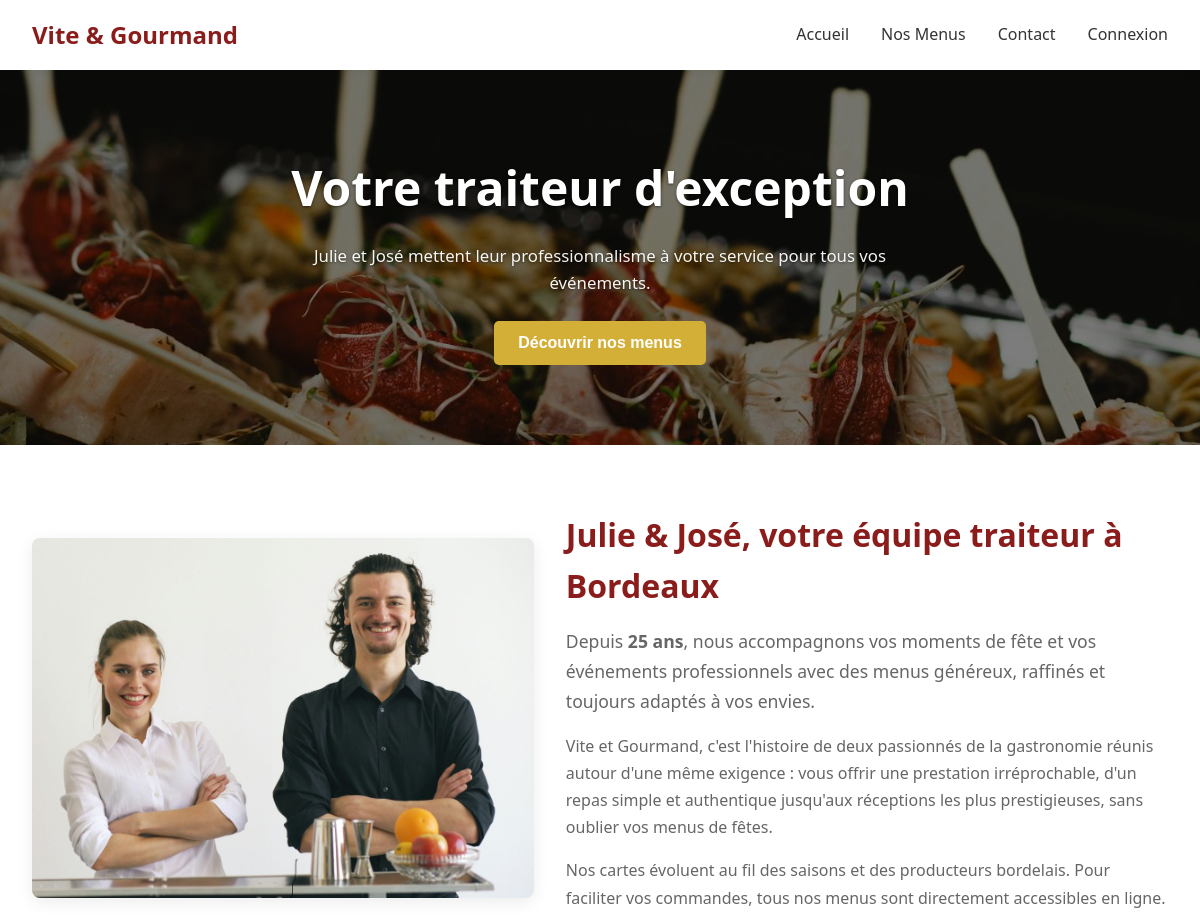
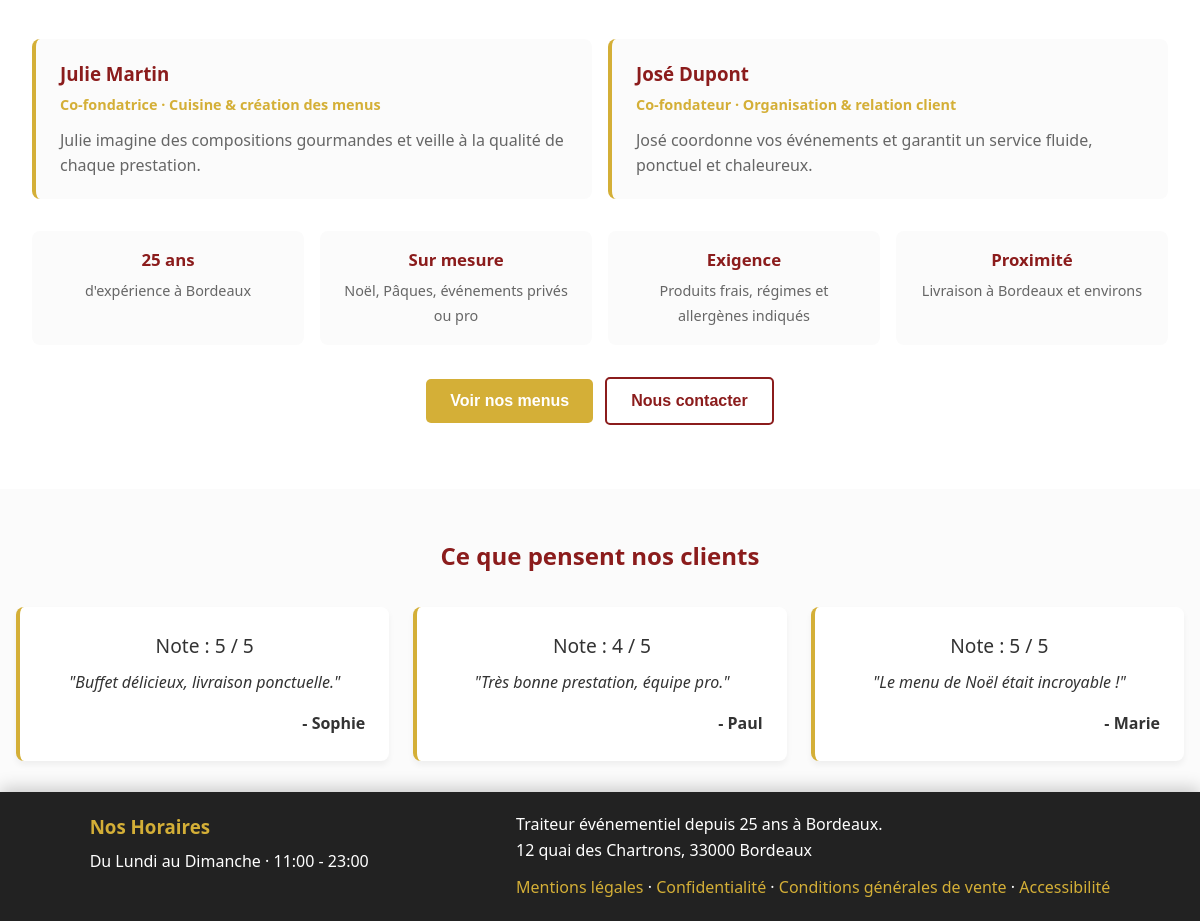
The page / on the database its author committed (2 pictures, top to bottom).
### tables this page shows
CREATE TABLE `avis` (
  `avis_id` INT NOT NULL AUTO_INCREMENT,
  `note` VARCHAR(50) NULL,
  `description` TEXT NULL,
  `statut` VARCHAR(50) NULL,
  `numero_commande` VARCHAR(50) NULL,
  `utilisateur_id` INT NOT NULL,
  PRIMARY KEY (`avis_id`),
  INDEX `fk_avis_utilisateur1_idx` (`utilisateur_id`),
  INDEX `fk_avis_commande_idx` (`numero_commande`),
  CONSTRAINT `fk_avis_utilisateur1`
    FOREIGN KEY (`utilisateur_id`) REFERENCES `utilisateur` (`utilisateur_id`),
  CONSTRAINT `fk_avis_commande`
    FOREIGN KEY (`numero_commande`) REFERENCES `Commande` (`numero_commande`)
    ON DELETE SET NULL ON UPDATE CASCADE
);

CREATE TABLE `utilisateur` (
  `utilisateur_id` INT NOT NULL AUTO_INCREMENT,
  `email` VARCHAR(100) NULL,
  `password` VARCHAR(255) NULL,
  `prenom` VARCHAR(50) NULL,
  `nom` VARCHAR(50) NULL,
  `telephone` VARCHAR(50) NULL,
  `adresse_postale` VARCHAR(255) NULL,
  `code_postal` VARCHAR(10) NULL,
  `ville` VARCHAR(50) NULL,
  `actif` TINYINT(1) NOT NULL DEFAULT 1,
  `email_verifie` TINYINT(1) NOT NULL DEFAULT 0,
  `email_token` VARCHAR(64) NULL,
  `email_token_expire` DATETIME NULL,
  `reset_token` VARCHAR(64) NULL,
  `reset_expire` DATETIME NULL,
  PRIMARY KEY (`utilisateur_id`),
  UNIQUE INDEX `idx_email_unique` (`email`)
);

### src/Controllers/HomeController.php (called while the page is built, shortened)
<?php
require_once __DIR__ . '/../Models/AvisModel.php';
class HomeController {
    public function index() {
        $avisModel = new AvisModel();
        $listeAvis = $avisModel->getAvisValides();
        require_once __DIR__ . '/../Views/home.php';
    }
}

### public/index.php (called while the page is built, shortened)
<?php
require_once __DIR__ . '/../src/Services/AssetHelper.php';
require_once __DIR__ . '/../src/Services/ViewHelper.php';
$router = new Router();
$url = trim($_GET['url'] ?? '', '/');
if ($url === '') {
    $url = '/';
}
$router->dispatch($url);

### src/Services/AssetHelper.php (called while the page is built)
<?php
class AssetHelper {
    private static function cheminAbsolu(string $relatif): string {
        return __DIR__ . '/../../public/images/' . ltrim($relatif, '/');
    }
    public static function imageUrl(?string $cheminRelatif, string $defaut = 'menus/default.svg'): string {
        $rel = trim($cheminRelatif ?? '');
        if ($rel !== '' && is_file(self::cheminAbsolu($rel))) {
            $parts = array_map('rawurlencode', explode('/', str_replace('\\', '/', $rel)));
            return BASE_URL . '/images/' . implode('/', $parts);
        }
        return BASE_URL . '/images/' . ltrim($defaut, '/');
    }
}

### config/database.php (called while the page is built, shortened)
<?php
class Database {
    private string $host;
    private string $db_name;
    private string $username;
    private string $password;
    public function __construct() {
        $config = [
            'host'     => 'localhost',
            'db_name'  => 'vite_gourmand',
            'username' => 'root',
            'password' => '',
        ];
        $local = __DIR__ . '/database.local.php';
        $this->host     = $config['host'];
        $this->db_name  = $config['db_name'];
        $this->username = $config['username'];
        $this->password = $config['password'];
    }
    public function getConnection() {
        $this->conn = null;
        try {
            $this->conn = new PDO(
                'mysql:host=' . $this->host . ';dbname=' . $this->db_name . ';charset=utf8mb4',
                $this->username,
                $this->password
            );
            $this->conn->setAttribute(PDO::ATTR_ERRMODE, PDO::ERRMODE_EXCEPTION);
            $this->conn->setAttribute(PDO::ATTR_DEFAULT_FETCH_MODE, PDO::FETCH_ASSOC);
        } catch (PDOException $exception) {
            echo 'Erreur de connexion à la base de données : ' . $exception->getMessage();
        }
        return $this->conn;
    }
}

### src/Models/AvisModel.php (called while the page is built, shortened)
<?php
require_once __DIR__ . '/../../config/database.php';
class AvisModel {
    private $conn;
    public function __construct() {
        $database = new Database();
        $this->conn = $database->getConnection();
    }
    public function getAvisValides() {
        $query = "
            SELECT a.note, a.description, u.prenom
            FROM avis a
            JOIN utilisateur u ON a.utilisateur_id = u.utilisateur_id
            WHERE a.statut = 'valide'
            ORDER BY a.avis_id DESC
            LIMIT 3
        ";
        $stmt = $this->conn->prepare($query);
        $stmt->execute();
        return $stmt->fetchAll();
    }
}

### src/Views/home.php (the view, shortened to what this page needs)
<?php
$bannerUrl = AssetHelper::imageUrl('banner-accueil.jpg');
?>
<section class="menus-hero home-hero" style="background-image: url('<?= htmlspecialchars($bannerUrl) ?>')">
    <h1>Votre traiteur d'exception</h1>
    <p>Julie et José mettent leur professionnalisme à votre service pour tous vos événements.</p>
    <?= ViewHelper::btnNav(BASE_URL . '/menus', 'Découvrir nos menus') ?>
</section>
<section class="presentation" aria-labelledby="presentation-titre">
    <div class="presentation-inner">
        <div class="presentation-visuel">
            <img src="<?= htmlspecialchars(AssetHelper::imageUrl('julie-josee.jpg')) ?>"
                 alt="Julie et José, fondateurs de Vite et Gourmand" width="2669" height="1918" loading="lazy">
        </div>
        <div class="presentation-texte">
            <h2 id="presentation-titre">Julie &amp; José, votre équipe traiteur à Bordeaux</h2>
            <p class="presentation-lead">
                Depuis <strong>25 ans</strong>, nous accompagnons vos moments de fête et vos événements
                professionnels avec des menus généreux, raffinés et toujours adaptés à vos envies.
            </p>
            <p>
                Vite et Gourmand, c'est l'histoire de deux passionnés de la gastronomie réunis autour
                d'une même exigence : vous offrir une prestation irréprochable, d'un repas simple et
                authentique jusqu'aux réceptions les plus prestigieuses, sans oublier vos menus de fêtes.
            </p>
            <p>
                Nos cartes évoluent au fil des saisons et des producteurs bordelais. Pour faciliter vos
                commandes, tous nos menus sont directement accessibles en ligne.
            </p>
        </div>
        <div class="presentation-equipe">
            <article class="presentation-card">
                <h3>Julie Martin</h3>
                <p class="presentation-role">Co-fondatrice · Cuisine &amp; création des menus</p>
                <p>Julie imagine des compositions gourmandes et veille à la qualité de chaque prestation.</p>
            </article>
            <article class="presentation-card">
                <h3>José Dupont</h3>
                <p class="presentation-role">Co-fondateur · Organisation &amp; relation client</p>
                <p>José coordonne vos événements et garantit un service fluide, ponctuel et chaleureux.</p>
            </article>
        </div>
        <ul class="presentation-atouts">
            <li>
                <strong>25 ans</strong>
                <span>d'expérience à Bordeaux</span>
            </li>
            <li>
                <strong>Sur mesure</strong>
                <span>Noël, Pâques, événements privés ou pro</span>
            </li>
            <li>
                <strong>Exigence</strong>
                <span>Produits frais, régimes et allergènes indiqués</span>
            </li>
            <li>
                <strong>Proximité</strong>
                <span>Livraison à Bordeaux et environs</span>
            </li>
        </ul>
        <div class="presentation-actions">
            <?= ViewHelper::btnNav(BASE_URL . '/menus', 'Voir nos menus') ?>
            <?= ViewHelper::btnNav(BASE_URL . '/contact', 'Nous contacter', 'btn btn-outline') ?>
        </div>
    </div>
</section>
<section class="avis-clients" aria-labelledby="avis-clients-titre">
    <h2 id="avis-clients-titre">Ce que pensent nos clients</h2>
    <div class="avis-grid">
        <?php if (!empty($listeAvis)): ?>
            <?php foreach ($listeAvis as $avis): ?>
                <article class="avis-card">
                    <p class="note">Note : <?= htmlspecialchars($avis['note']) ?> / 5</p>
                    <p class="commentaire">"<?= htmlspecialchars($avis['description']) ?>"</p>
                    <p class="auteur">- <?= htmlspecialchars(ViewHelper::formatPrenom($avis['prenom'] ?? '')) ?></p>
                </article>
            <?php endforeach; ?>
        <?php endif; ?>
    </div>
</section>
<?php
require_once 'layout.php';

### rows shown on the page
avis: note "5", description "Buffet délicieux, livraison ponctuelle.", utilisateur.prenom "Sophie"
avis: note "4", description "Très bonne prestation, équipe pro.", utilisateur.prenom "Paul"
avis: note "5", description "Le menu de Noël était incroyable !", utilisateur.prenom "Marie"

### other values the page prints
$labelEsc "Découvrir nos menus Voir nos menus Nous contacter"
$ligneHoraire "Du Lundi au Dimanche · 11:00 - 23:00"
